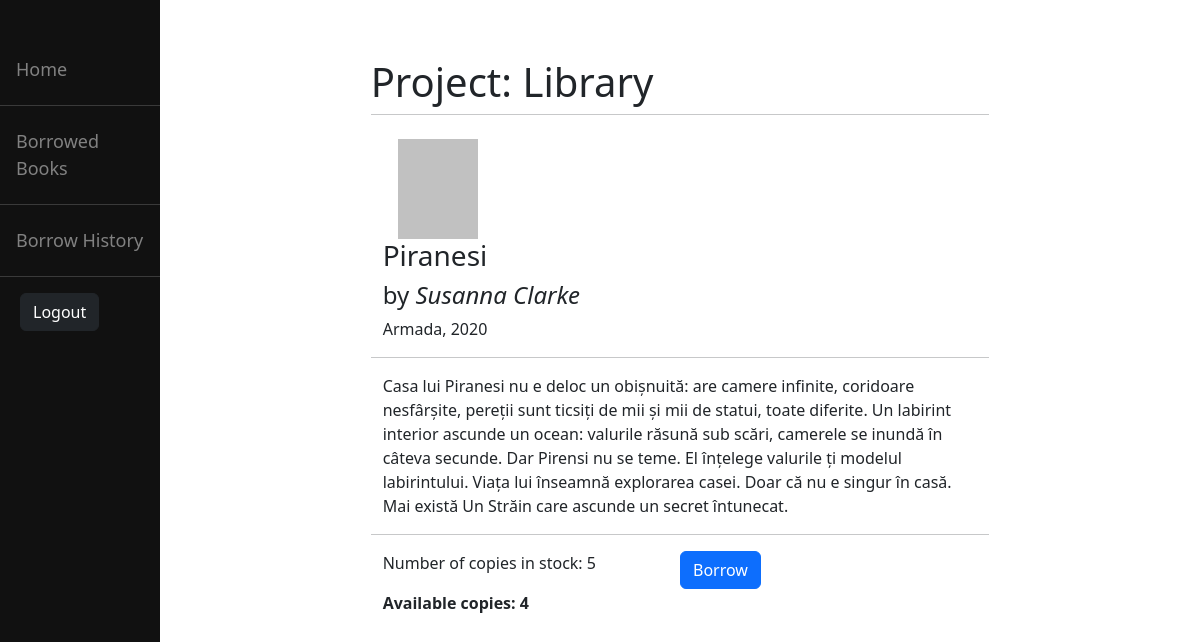
/library/5/ (signed in), run on the app's committed database.
### library/models.py (models this page shows, shortened)
class Book(models.Model):
    title = models.CharField(max_length=200)
    author = models.CharField(max_length=200)
    publisher = models.CharField(max_length=200)
    year_of_release = models.PositiveIntegerField(default=dt.now().year)
    serial_book_number = models.CharField(max_length=13)
    description = models.TextField(blank=True)
    no_copies = models.PositiveIntegerField(default=1)
    no_available = models.PositiveIntegerField(default=1)

### library/views.py (the view)
# urls.py: path('<int:id>/', views.book, name="book"),
@login_required
def book(request, id):
    if not request.user.is_approved:
        print("Your account is awaiting admin approval.")
        return redirect("pending")
    if request.method == "POST" and request.POST.get("borrow"):
        handle_borrow_request(request, request.POST.get("borrow"))
    book_obj = get_object_or_404(Book, id=id)
    return render(request, "library/book.html", {"book": book_obj})

### library/templates/library/book.html (shortened to what this page needs)
{% extends "library/base_library.html" %}
{% block content %}
        <div class="container">
                <div class="row">
                    <div class="col">
                        <div style="height:100px; width:80px; background-color: #c1c1c1; margin-left:15px;"></div>
                    </div>
                    <div class="col-10">
                        <h3>{{book.title}}</h3>
                        <h4>by <em>{{book.author}}</em></h4>
                        <p>{{book.publisher}}, {{book.year_of_release}}</p>
                    </div>
                  <hr>
                  <div class="row">
                    <div class="col">
                      <p>{{book.description}}</p>
                    </div>
                  </div>
                  <hr>
                  <div class="row">
                      <div class="col">
                          <p>Number of copies in stock: {{book.no_copies}}</p>
                          <p><strong>Available copies: {{book.no_available}}</strong></p>
                      </div>
                      <div class="col">
                        <form method="post" action="">
                            <button type="submit" name="borrow" value="{{book.id}}" class="btn btn-primary">Borrow</button>
                        </form>
                      </div>
                  </div>
                </div>
            </div>
{% endblock %}

### data on the page
Book: title "Piranesi", author "Susanna Clarke", publisher "Armada", year_of_release "2020", description "Casa lui Piranesi nu e deloc un obișnuită: are camere infinite, coridoare nesfârșite, pereții sunt ticsiți de mii și mii de statui, toate diferite. Un labirint interior ascunde un ocean: valurile răsună sub scări, camerele se inundă în câteva secunde. Dar Pirensi nu se teme. El înțelege valurile ți modelul labirintului. Viața lui înseamnă explorarea casei. Doar că nu e singur în casă. Mai există Un Străin care ascunde un secret întunecat.", no_copies "5", no_available "4"
